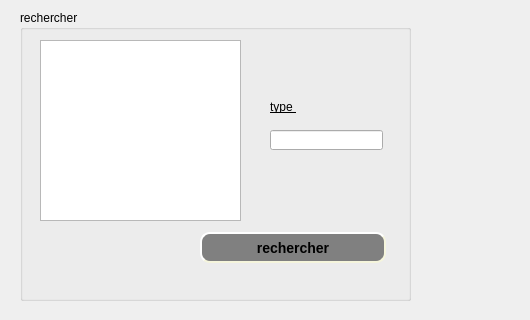
     <widget class="QWidget" name="tab_10">
      <attribute name="title">
       <string>rechercher</string>
      </attribute>
      <widget class="QGroupBox" name="groupBox_6">
       <property name="geometry">
        <rect>
         <x>20</x>
         <y>10</y>
         <width>391</width>
         <height>291</height>
        </rect>
       </property>
       <property name="title">
        <string>rechercher</string>
       </property>
       <widget class="QPushButton" name="pushButton_6">
        <property name="geometry">
         <rect>
          <x>180</x>
          <y>222</y>
          <width>186</width>
          <height>31</height>
         </rect>
        </property>
        <property name="styleSheet">
         <string notr="true">QPushButton#pushButton_6{
    background-color: grey;
    border-style: outset;
    border-width: 2px;
    border-radius: 10px;
    border-color: beige;
    font: bold 14px;
    min-width: 10em;
    padding: 6px;
}</string>
        </property>
        <property name="text">
         <string>rechercher</string>
        </property>
       </widget>
       <widget class="QTableView" name="tabvehicule_2">
        <property name="geometry">
         <rect>
          <x>20</x>
          <y>30</y>
          <width>201</width>
          <height>181</height>
         </rect>
        </property>
       </widget>
       <widget class="QLabel" name="label_12">
        <property name="geometry">
         <rect>
          <x>250</x>
          <y>90</y>
          <width>47</width>
          <height>13</height>
         </rect>
        </property>
        <property name="styleSheet">
         <string notr="true">font: 12pt &quot;Andalus&quot;;
text-decoration: underline;</string>
        </property>
        <property name="text">
         <string>type </string>
        </property>
       </widget>
       <widget class="QLineEdit" name="lineEdit">
        <property name="geometry">
         <rect>
          <x>250</x>
          <y>120</y>
          <width>113</width>
          <height>20</height>
         </rect>
        </property>
       </widget>
       <widget class="QLabel" name="lab_2">
        <property name="geometry">
         <rect>
          <x>0</x>
          <y>20</y>
          <width>781</width>
          <height>311</height>
         </rect>
        </property>
        <property name="text">
         <string/>
        </property>
        <property name="pixmap">
         <pixmap>../../Downloads/78634496_719301035223392_5189077133661569024_n (1).jpg</pixmap>
        </property>
       </widget>
       <zorder>lab_2</zorder>
       <zorder>pushButton_6</zorder>
       <zorder>tabvehicule_2</zorder>
       <zorder>label_12</zorder>
       <zorder>lineEdit</zorder>
      </widget>
      <widget class="QLabel" name="label_20">
       <property name="geometry">
        <rect>
         <x>-4</x>
         <y>-8</y>
         <width>521</width>
         <height>311</height>
        </rect>
       </property>
       <property name="text">
        <string/>
       </property>
       <property name="pixmap">
        <pixmap>../../Downloads/76765592_3409434282430241_7790646126016724992_n.jpg</pixmap>
       </property>
      </widget>
      <zorder>label_20</zorder>
      <zorder>groupBox_6</zorder>
     </widget>
